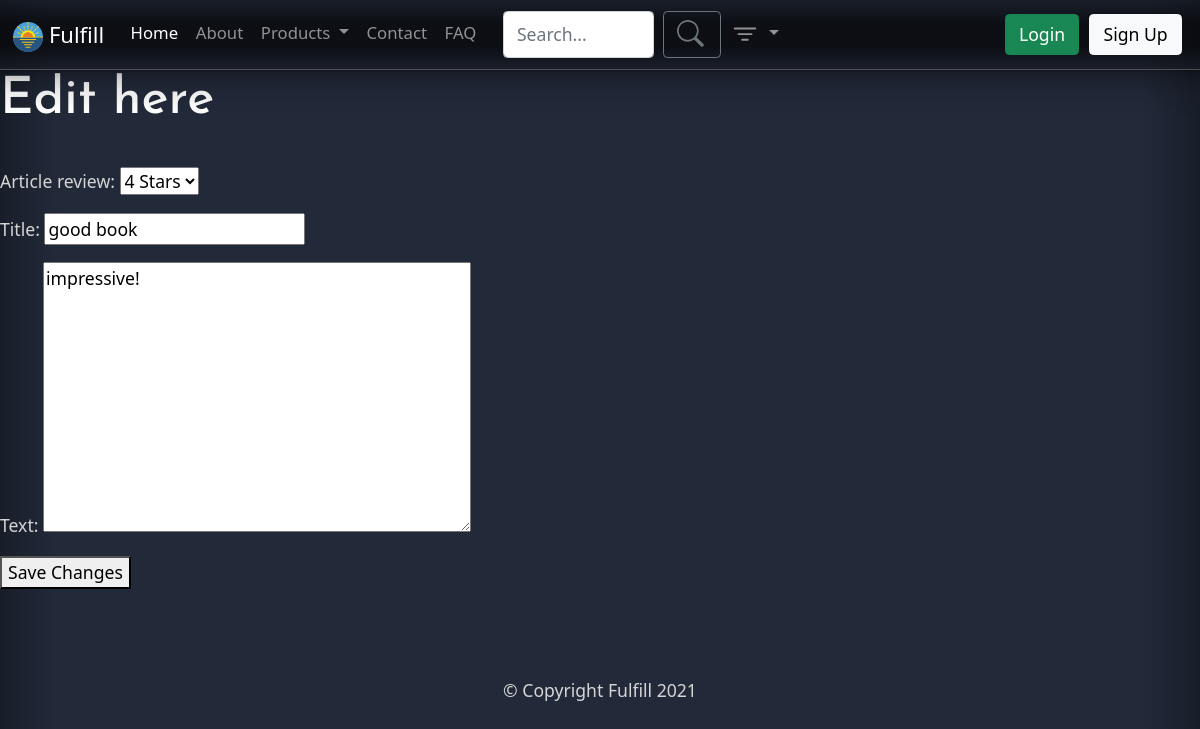
Page /articles/comment-edit/66/ on the committed database.
### Article/models.py (models this page shows, shortened)
class Comment(models.Model):
    REVIEW_STARS = [
        ('1', '1 Star'),
        ('2', '2 Stars'),
        ('3', '3 Stars'),
        ('4', '4 Stars'),
        ('5', '5 Stars'),
    ]
    title = models.CharField(max_length=100, default="")
    text = models.TextField(max_length=500)
    timestamp = models.DateTimeField(auto_now_add=True)
    extended_user = models.ForeignKey(ExtendedUser, on_delete=models.CASCADE, default=None)
    article = models.ForeignKey(Article, on_delete=models.CASCADE, default=None)
    article_review = models.CharField(max_length=1, choices=REVIEW_STARS, default="")
    report = models.BooleanField(default=False)
    class Meta:
        ordering = ['timestamp']
        verbose_name = 'Comment'
        verbose_name_plural = 'Comments'
    def get_related_article_id(self):
        return self.article.id

### Article/views.py (the view)
# urls.py: path('comment-edit/<int:pk>/', views.comment_edit, name='comment-edit'),
def comment_edit(request, pk: str):
    comment = Comment.objects.get(id=int(pk))
    article_id = comment.get_related_article_id()
    that_one_article = Article.objects.get(id=article_id)
    form = CommentForm(request.POST or None, instance=comment)
    if form.is_valid():
        data = form.cleaned_data
        article_review = data['article_review']
        that_one_article.set_average_review(article_review)
        form.save()
        return redirect('article-detail', article_id)
    return render(request, 'comment-edit.html', {'form': form})

### Article/forms.py
class CommentForm(forms.ModelForm):
    class Meta:
        model = Comment
        fields = ['article_review', 'title', 'text']
        widgets = {
            'extended_user': forms.HiddenInput(),
            'book': forms.HiddenInput(),
            'review': forms.Select(choices=Comment.REVIEW_STARS),
        }

### ShoppingCart/context_processors.py (called while the page is built)
def shopping_cart_items_processor(request):
    shopping_cart_item_count = 0
    if request.user.is_authenticated:
        extended_user = get_extended_user_from_user(request.user)
        shopping_cart = ShoppingCart.objects.filter(related_user=extended_user).first()
        if shopping_cart:
            shopping_cart_item_count = shopping_cart.get_number_of_items()
    return {'shopping_cart_item_count': shopping_cart_item_count}

### Article/templates/comment-edit.html (shortened to what this page needs)
{% extends 'home.html' %}
{% block content %}
    <h2>Edit here</h2><br>
    <form method="POST">
        {{ form.as_p }}
        <button type="submit">Save Changes</button>
    </form>
    <br><br>
{% endblock %}

### static/css/layout.css (style rules this page uses)
*, *::after, *::before { -webkit-box-sizing: border-box; -moz-box-sizing: border-box; -o-box-sizing: border-box; -ms-box-sizing: border-box; box-sizing: border-box; }
body { background-color: #222939; background-image: linear-gradient(to right, #181e29, #222939, #222939, #222939, #222939, #222939, #222939, #222939, #222939, #222939, #222939, #222939, #222939, #222939, #222939, #222939, #222939, #222939, #222939, #222939, #222939, #181e29); color: #d5d5d5; }
:root { font-family: "Varela Round", sans-serif; font-size: 1.1em; }
:root button { font-size: 1em; }
h1, h2, h3, h4, h5, h6 { font-family: "Josefin Sans", sans-serif; }
h2 { font-size: 2.915em; font-family: "Josefin Sans", sans-serif; color: white; }

### rows in the picture
Comment: article_review "4 Stars", title "good book", text "impressive!"
